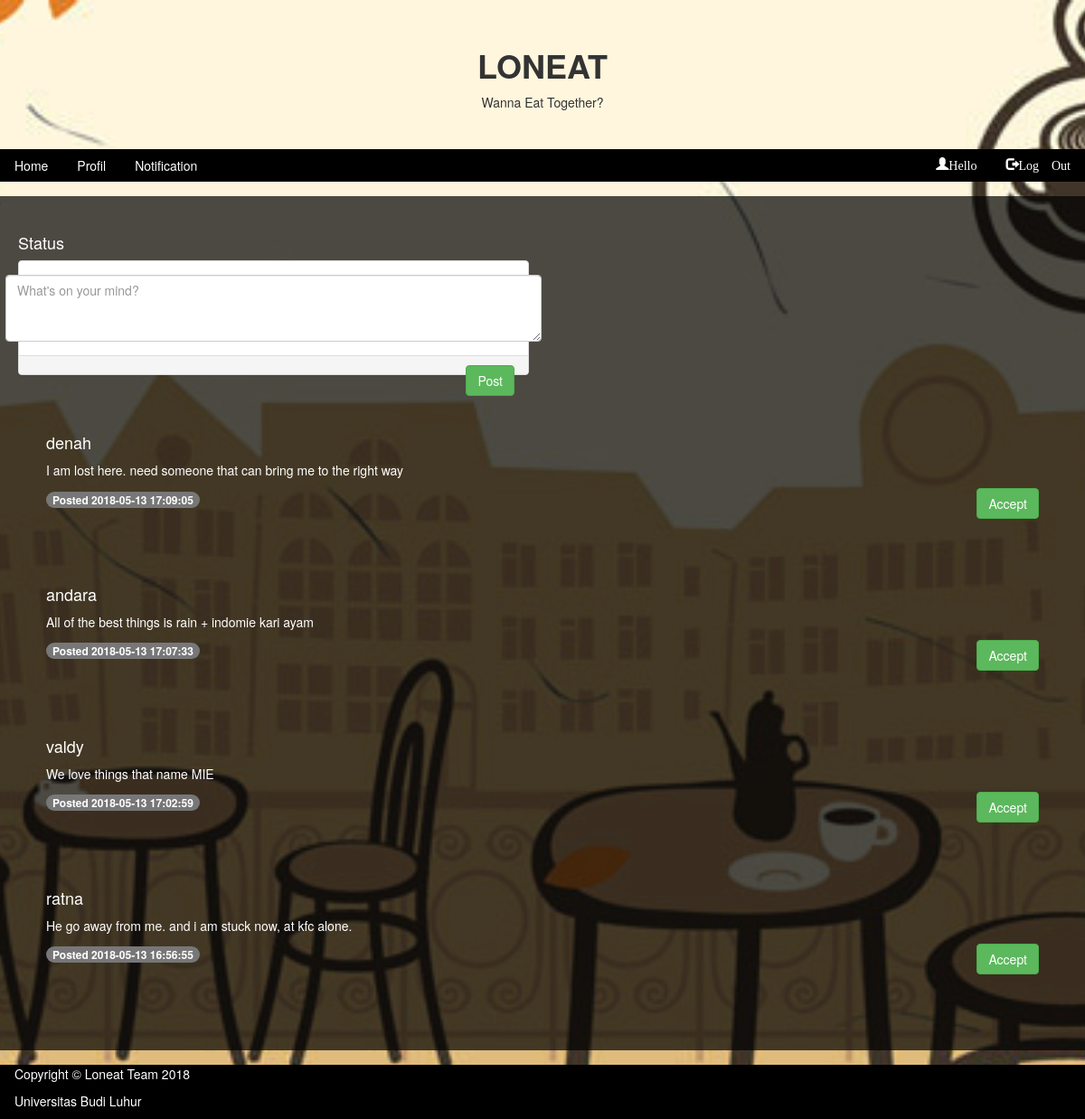
The page /index.php/welcome/after on the database its author committed.
### tables this page shows
CREATE TABLE `status` (
  `status_id` int(11) NOT NULL AUTO_INCREMENT,
  `user_id` varchar(255) DEFAULT NULL,
  `status` varchar(255) DEFAULT NULL,
  `user_name` varchar(50) DEFAULT NULL,
  `date` timestamp NULL DEFAULT NULL,
  PRIMARY KEY (`status_id`)
);

### application/controllers/Welcome.php (called while the page is built, shortened)
<?php
class welcome extends CI_Controller {
	 public function __construct() {
		$this->load->model('user_model');
	}
	public function after()
	{
		$allstatus = $this->user_model->getstatus();
		$nama = $this->session->user_name;
		$hp = $this->session->user_mobile;
		$id = $this->session->user_id;
		$data['user_name']=$nama;
		$data['user_mobile']=$hp;
		$data['user_id']=$id;
		$data['tampilstatus'] = $allstatus;
		$this->load->view('afterlogin',$data);
	}
}

### index.php (called while the page is built, shortened)
<?php
require_once BASEPATH.'core/CodeIgniter.php';

### application/models/User_model.php (called while the page is built, shortened)
<?php
class user_model extends CI_model{
public function getstatus(){
		$this->db->order_by('status_id','desc');
		$result = $this->db->get('status');
		return $result->result();
  }
}
?>

### application/views/afterlogin.php (the view, shortened to what this page needs)
<!DOCTYPE html>
<html>
<link rel="stylesheet" href="<?php blink('assets/css/w3.css')?>">
<link rel="stylesheet" href="<?php blink('assets/css/bootstrap.css')?>">
<link rel="stylesheet" href="<?php blink('assets/css/bootstrap-min.css')?>">
<body>
<div class="w3-content" style="max-width:1400px">
<header class="w3-container w3-center w3-padding-32">
  <h1><b>LONEAT</b></h1>
  <p>Wanna Eat Together?</p>
</header>
<div class="w3-bar w3-black">
  <a href="<?php blink('welcome/after')?>" class="w3-bar-item w3-button w3-mobile">Home</a>
  <a href="<?php blink('welcome/tampilprofil')?>" class="w3-bar-item w3-button w3-mobile">Profil</a>
  <a href="<?php blink('welcome/tampilnotif')?>" class="w3-bar-item w3-button w3-mobile">Notification</a>
  <div class="w3-right">
  <span class="glyphicon glyphicon-user w3-bar-item w3-button w3-mobile username username-hide-mobile">Hello <?php echo $user_name; ?></span>
  <a href="<?php blink('welcome')?>" class="glyphicon glyphicon-log-out w3-bar-item w3-button w3-mobile">Log Out</a>
  </div>
</div>
	<link href="http://maxcdn.bootstrapcdn.com/font-awesome/4.1.0/css/font-awesome.min.css" rel="stylesheet">
<div class="w3-margin-top w3-container w3-padding-32" style="background: rgb(0, 0, 0); background: rgba(0, 0, 0, 0.7); color: white;
padding: 20px;">
            <form class="form-horizontal" role="Inserform" method="post" action="<?php echo base_url('user/update_status'); ?>">
                <h4>Status</h4>
	<div class="row">
		          <div class="col-md-6">
      <div class="panel panel-default">
              <div class="form-group">
                <textarea type="text" class="form-control" name="status" required id="status" rows="3" placeholder="What's on your mind?"></textarea>
              </div>
                <div class="panel-footer">
                  <div class="pull-right">
                    <button type="submit" class="btn btn-success" >Post</button>
                  </div>
                </div>
            </div>
          </div>
          </div>
<table class="table table-hover">
                              <?php if(isset($tampilstatus)){?>
                                                         <tbody>
                                                         	 <?php foreach($tampilstatus as $data){ ?>
                                                                <div class="w3-container w3-padding-32" style="padding-bottom:5%; width:100%">
																<div class="col-md-12">
																	<h4><?php echo $data->user_name;?></h4>
																	<p><?php echo $data->status;?></p>
																	<div>
																<span class="badge">Posted <?php echo $data->date;?></span><div class="pull-right">
																<?php if($data->user_name != $user_name ) {?>
                                  <a href="<?php blink('user/acc/'.$data->status_id.'')?>" class="btn btn-success">Accept </a>
																<?php } else {?>
																<a href="<?php blink('user/deletestatus/'.$data->status_id.'')?>" class="btn btn-danger">Delete</a>
																<?php } ?>
																</div>
																	 </div>
																	 </div>
																   </div>
                                                         </tbody>
														 <?php } }?>
</table>
</div>
<footer class="w3-container w3-padding-30 w3-margin-top" style="background: rgb(0, 0, 0); background: rgba(0, 0, 0); color: white;">
  <p>Copyright &copy; Loneat Team 2018</p>
  <p>Universitas Budi Luhur</p>
</footer>
</body>
</html>

### application/helpers/main_helper.php
<?php
function blink($link='')
{
    echo base_url($link);
}

### assets/css/w3.css (style rules this page uses)
html { box-sizing:border-box }
*,*:before,*:after { box-sizing:inherit }
html { -ms-text-size-adjust:100%;-webkit-text-size-adjust:100% }
body { margin:0 }
article,aside,details,figcaption,figure,footer,header,main,menu,nav,section,summary { display:block }
a { background-color:transparent;-webkit-text-decoration-skip:objects }
button,input,select,textarea { font:inherit;margin:0 }
button,input { overflow:visible }
button,select { text-transform:none }
button,html [type=button],[type=reset],[type=submit] { -webkit-appearance:button }
textarea { overflow:auto }
html,body { font-family:Verdana,sans-serif;font-size:15px;line-height:1.5 }
html { overflow-x:hidden }
h1 { font-size:36px }
h4 { font-size:20px }
h1,h2,h3,h4,h5,h6 { font-family:"Segoe UI",Arial,sans-serif;font-weight:400;margin:10px 0 }
a { color:inherit }
.w3-btn,.w3-button { border:none;display:inline-block;padding:8px 16px;vertical-align:middle;overflow:hidden;text-decoration:none;color:inherit;background-color:inherit;text-align:center;cursor:pointer;white-space:nowrap }
.w3-btn,.w3-button { -webkit-touch-callout:none;-webkit-user-select:none;-khtml-user-select:none;-moz-user-select:none;-ms-user-select:none;user-select:none }
.w3-bar { width:100%;overflow:hidden }
.w3-bar .w3-bar-item { padding:8px 16px;float:left;width:auto;border:none;display:block;outline:0 }
.w3-bar .w3-button { white-space:normal }
.w3-container:after,.w3-container:before,.w3-panel:after,.w3-panel:before,.w3-row:after,.w3-row:before,.w3-row-padding:after,.w3-row-padding:before, .w3-cell-row:before,.w3-cell-row:after,.w3-clear:after,.w3-clear:before,.w3-bar:before,.w3-bar:after { content:"";display:table;clear:both }
.w3-content { max-width:980px;margin:auto }
.w3-container,.w3-panel { padding:0.01em 16px }
.w3-center { text-align:center!important }
.w3-margin-top { margin-top:16px!important }
.w3-padding-32 { padding-top:32px!important;padding-bottom:32px!important }
.w3-right { float:right!important }
.w3-black,.w3-hover-black:hover { color:#fff!important;background-color:#000!important }

### rows shown on the page
status: user_name "denah", status "I am lost here. need someone that can bring me to the right way", date "2018-05-13 17:09:05"
status: user_name "andara", status "All of the best things is rain + indomie kari ayam", date "2018-05-13 17:07:33"
status: user_name "valdy", status "We love things that name MIE", date "2018-05-13 17:02:59"
status: user_name "ratna", status "He go away from me. and i am stuck now, at kfc alone.", date "2018-05-13 16:56:55"
